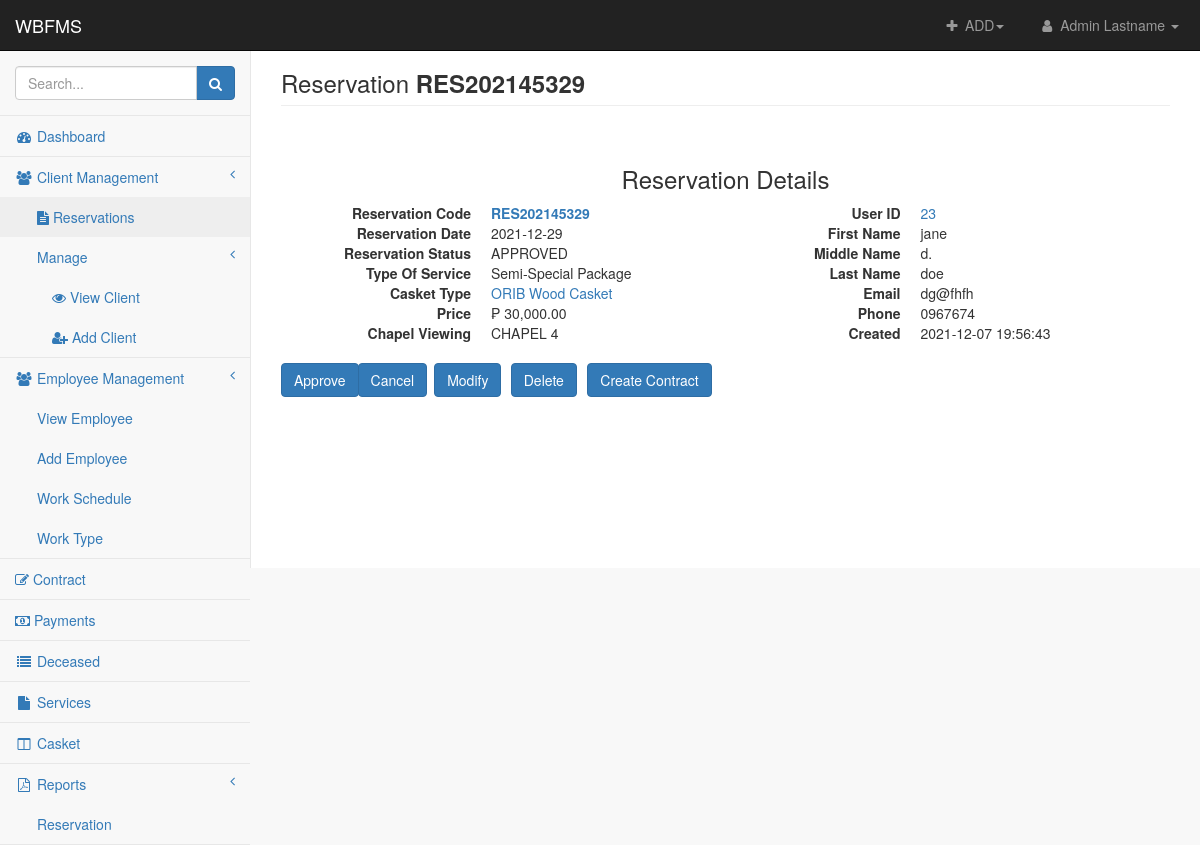
/admin/view-reservation.php?reservation=RES202145329 (signed in), run on an earlier commit of the app's database.
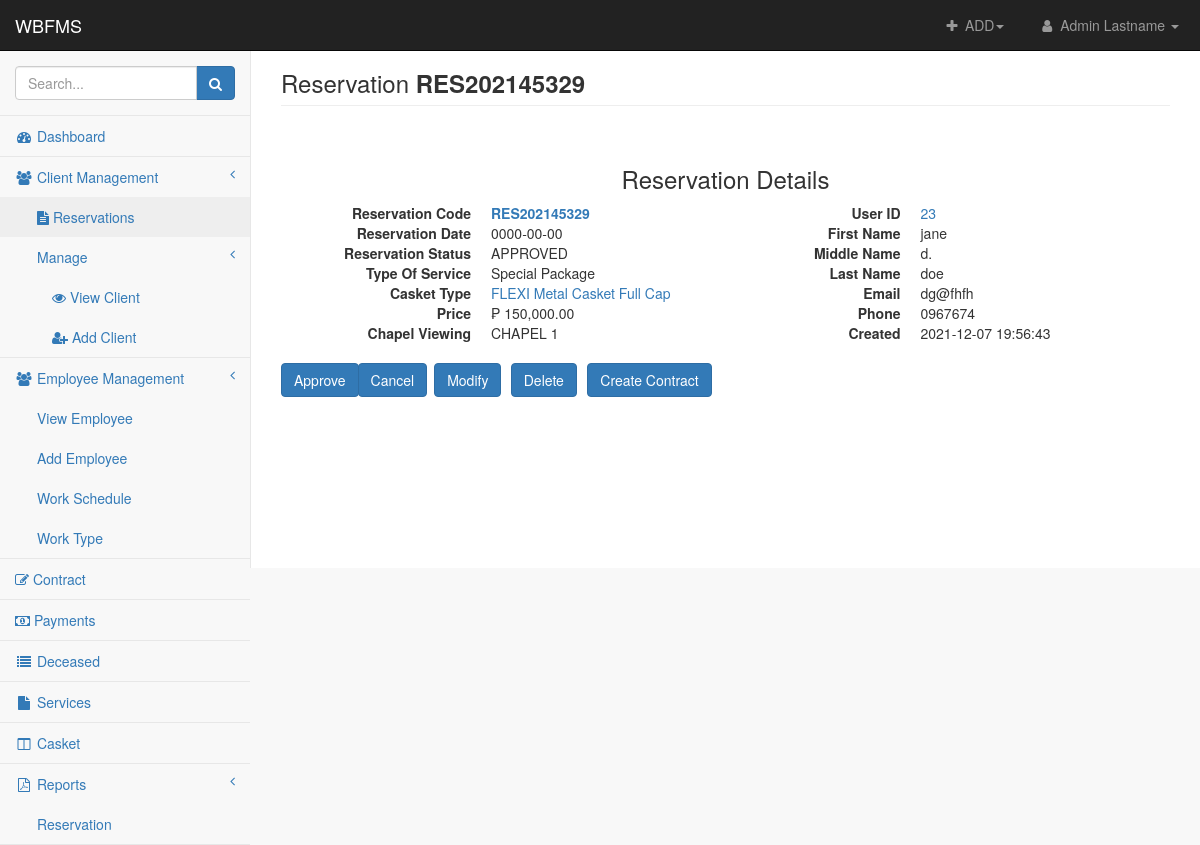
And on a later commit of the database.
### tables this page shows
CREATE TABLE `reservation` (
  `reservation_id` int(11) NOT NULL,
  `reservation_code` text NOT NULL,
  `reservation_date` date NOT NULL,
  `relation_to_deceased` varchar(255) NOT NULL,
  `reservation_status` text NOT NULL,
  `branch_id` int(11) NOT NULL,
  `client_id` int(11) NOT NULL,
  `casket_id` int(11) NOT NULL,
  `chapel_id` int(11) NOT NULL
);

CREATE TABLE `service` (
  `service_id` int(11) NOT NULL,
  `service` text NOT NULL,
  `package_include` text NOT NULL
);

CREATE TABLE `casket` (
  `casket_id` int(11) NOT NULL,
  `casket_type` text NOT NULL,
  `amount` double(10,2) NOT NULL,
  `image` varchar(255) NOT NULL,
  `service_id` int(11) NOT NULL
);

CREATE TABLE `chapel` (
  `chapel_id` int(11) NOT NULL,
  `chapel_name` varchar(255) NOT NULL,
  `branch` int(255) NOT NULL
);

CREATE TABLE `client` (
  `client_id` int(11) NOT NULL,
  `client_firstname` text NOT NULL,
  `client_middlename` text NOT NULL,
  `client_lastname` text NOT NULL,
  `client_email` text NOT NULL,
  `client_phone` text NOT NULL,
  `client_username` text NOT NULL,
  `client_password` text NOT NULL,
  `client_application_date` datetime NOT NULL
);

### admin/view-reservation.php (the view, shortened to what the changed rows need)
<?php include 'includes/header.php' ?>
<body>
<div id="wrapper">
    <?php include 'includes/nav.php' ?>
    <?php
     $RES_NO = $_GET['reservation'];
     $fetch_reserv = "SELECT * FROM reservation
     INNER JOIN branches USING(branch_id)
     INNER JOIN client USING(client_id)
     INNER JOIN casket USING(casket_id)
     INNER JOIN service USING(service_id)
     INNER JOIN chapel USING(chapel_id)
     WHERE reservation_code= '".$RES_NO."'";
     $query_res = $conn->query($fetch_reserv);
     $result_res = $query_res->fetch_assoc();
    ?>
    <div id="page-wrapper">
        <div class="container-fluid">
            <br>
            <form action="create-contract-query.php" method="POST">
                <div class ="container-fluid">
                    <dl class="dl-horizontal col-sm-6">
                        <dt class="text-capitalize">reservation code</dt>
                        <dd><b><a href="reservations.php"><?php echo $result_res['reservation_code'] ?></a></b></dd>
                        <dt class="text-capitalize">reservation date</dt>
                        <dd> <?php echo $result_res['reservation_date'] ?></dd>
                        <dt class="text-capitalize">reservation status</dt>
                        <dd> <?php echo $result_res['reservation_status'] ?></dd>
                        <dt class="text-capitalize"> type of service</dt>
                        <dd> <?php echo $result_res['service'] ?></dd>
                        <dt class="text-capitalize">casket type</dt>
                        <dd><a href="casket.php?caskettype=<?php echo $result_res['casket_type'] ?>"> <?php echo $result_res['casket_type'] ?> </a></dd>
                        <dt class="text-capitalize">price</dt>
                        <dd>&#8369; <?php echo number_format($result_res['amount'], 2) ?></dd>
                        <dt class="text-capitalize">chapel viewing</dt>
                        <dd> <?php echo $result_res['chapel_name'] ?></dd>
                    </dl>
                    <dl class="dl-horizontal col-sm-6">
                        <dt class="text-capitalize"> user ID</dt>
                        <dd><a href="view-client.php?id=<?php echo $result_res['client_id'] ?>"> <?php echo $result_res['client_id'] ?> </a></dd>
                        <dt class="text-capitalize"> first name</dt>
                        <dd> <?php echo $result_res['client_firstname'] ?></dd>
                        <dt class="text-capitalize">middle name</dt>
                        <dd> <?php echo $result_res['client_middlename'] ?></dd>
                        <dt class="text-capitalize">last name</dt>
                        <dd> <?php echo $result_res['client_lastname'] ?></dd>
                        <dt class="text-capitalize"> email</dt>
                        <dd> <?php echo $result_res['client_email'] ?></dd>
                        <dt class="text-capitalize">phone</dt>
                        <dd> <?php echo $result_res['client_phone'] ?></dd>
                        <dt class="text-capitalize">created</dt>
                        <dd> <?php echo $result_res['client_application_date'] ?></dd>
                    </dl>
                </div>
            </form>
        </div>
    </div>
</div>
</body>
</html>

What changed in the data, as far as the page shows it:
changed reservation "RES202145329": reservation_date "2021-12-29" → "0000-00-00"; service.service "Semi-Special Package" → "Special Package"; casket.casket_type "ORIB Wood Casket" → "FLEXI Metal Casket Full Cap"; casket.amount "30,000.00" → "150,000.00"; chapel.chapel_name "CHAPEL 4" → "CHAPEL 1"
